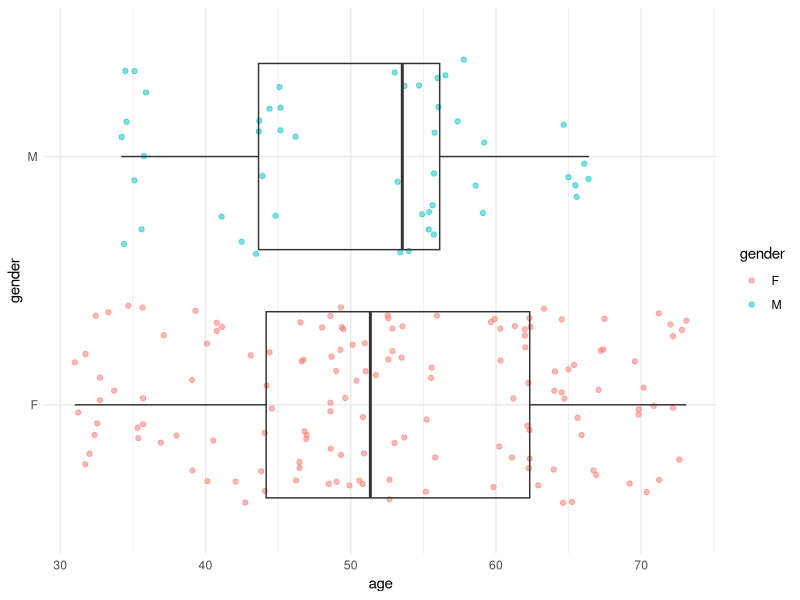
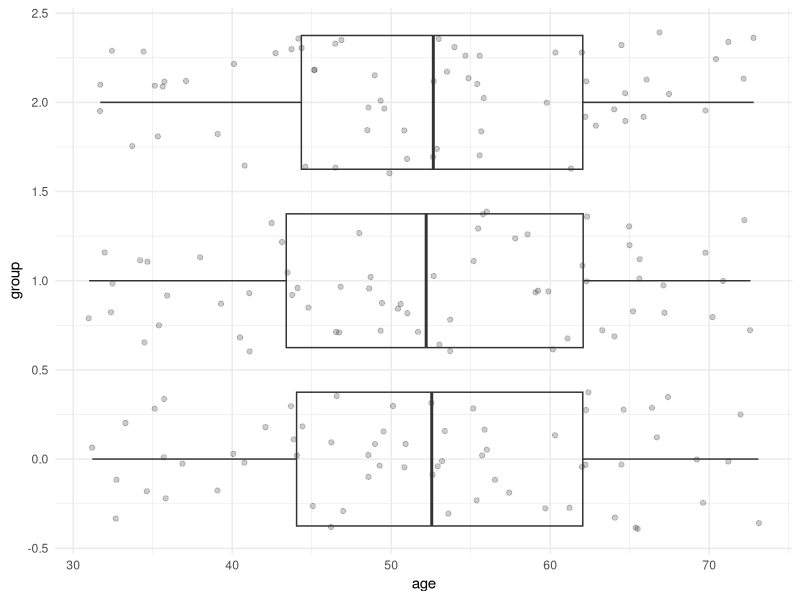
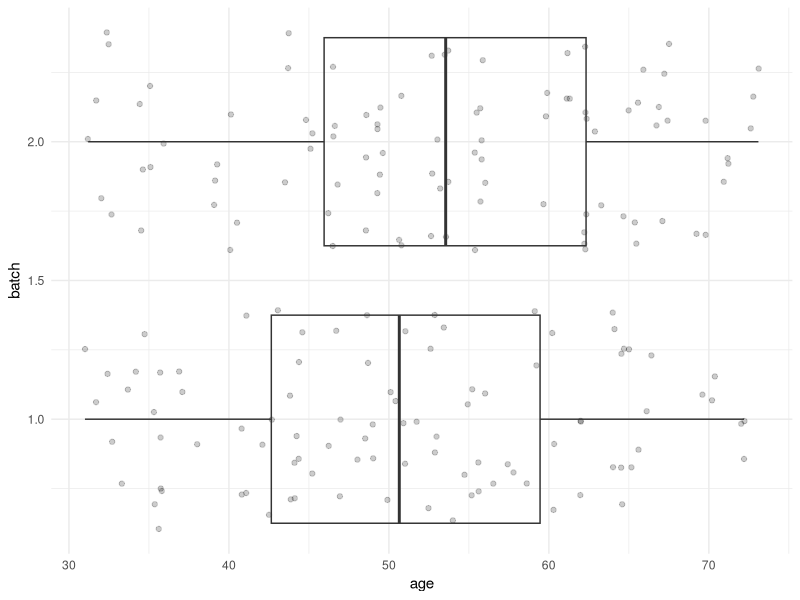

These charts were generated, in order, by the following R code:
##############################################################################
#                          STAT 465 FINAL PROJECT
#
#                     Exploratory Demographic Analysis
#
#                               Stan Szydlo
##############################################################################

# Load Packages and Data .....................................................

  # getwd()
  setwd("/Users/stan/Desktop/stat465/Depression Biomarker Project")
  
  library(tidyverse)
  library(ggplot2)
  
  demog_data<- read_csv("data/clean_demog_data.csv")

# .............................................................................
  
  # Distibution of MDD diagnoses across gender
  demog_data%>% group_by(gender, mdd) %>% count(mdd)
  
  # %>%
  #   ggplot(aes(x = gender, y = n, fill= mdd)) +
  #   geom_bar(stat = "identity",position=position_dodge()) +
  #   ylab("Count") +
  #   xlab("Gender") +
  #   guides(fill=guide_legend(title="MDD Diagnosis")) +
  #   theme_minimal()
  
  # Distibution of MDD diagnosis across batch
  demog_data%>% group_by(batch, mdd) %>% count(mdd)

# .............................................................................

  # Distibution of anxiety across gender
  demog_data%>% group_by(gender, anxiety) %>% count(anxiety) 
  
  # Distibution of anxiety across batch
  demog_data%>% group_by(batch, anxiety) %>% count(anxiety)

# .............................................................................

  # Group 0 = CNTL no anxiety
  # Group 1 = MDD no anxiety
  # Group 2 = MDD with anxiety
  
  # Distibution of groups across gender
  demog_data%>% group_by(gender, group) %>% count(group)
  
  # Distibution of groups across batch
  demog_data%>% group_by(batch, group) %>% count(group)

# .............................................................................

  # distribution of age by gender
  demog_data%>% group_by(gender) %>% 
    ggplot(aes(x = gender, y = age, group = gender)) + 
    geom_jitter(alpha = 0.5, aes(color = gender)) +
    geom_boxplot(alpha = 0) + 
    coord_flip() +
    theme_minimal()
  
  # distribution of age by clinical group
  demog_data%>% group_by(group) %>% 
    ggplot(aes(x = group, y = age, group = group)) + 
    geom_jitter(alpha = 0.2) +
    geom_boxplot(alpha = 0) + 
    coord_flip() +
    theme_minimal()
  
  # distribution of age by batch
  demog_data%>% group_by(batch) %>% 
    ggplot(aes(x = batch, y = age, group = batch)) + 
    geom_jitter(alpha = 0.2) +
    geom_boxplot(alpha = 0) + 
    coord_flip() +
    theme_minimal()
